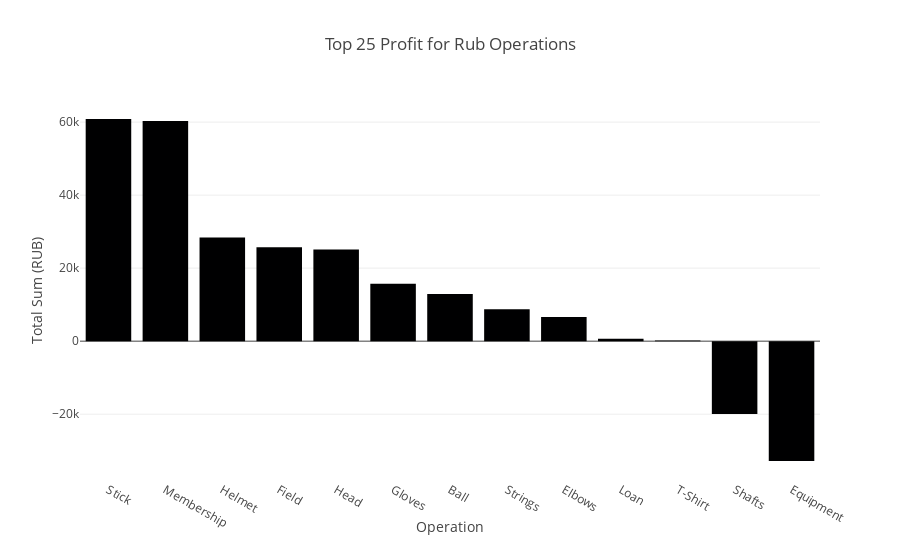

Here is the notebook cell this chart was saved with:
### Markdown cell above
####Top 25 Profit Operations RUB

### Code cell
# Calculate the total sums for each operation
total_sums = [
    ("Ball", ball_total_rub),
    ("Elbows", elbows_total_rub),
    ("Equipment", equipment_total_rub),
    ("Field", field_total_rub),
    ("Gloves", gloves_total_rub),
    ("Head", head_total_rub),
    ("Helmet", helmet_total_rub),
    ("Loan", loan_total_rub),
    ("Membership", membership_total_rub),
    ("Shafts", shafts_total_rub),
    ("Stick", stick_total_rub),
    ("Strings", strings_total_rub),
    ("T-Shirt", t_shirt_total_rub),
]

# Create a DataFrame
df_total_sums_rub = pd.DataFrame(total_sums, columns=["Operation", "Total Sum"])

# Sort the DataFrame by Total Sum in descending order
df_total_sums_rub  = df_total_sums_rub .sort_values(by="Total Sum", ascending=False)

# Select the top 25 rows
top_25_total_sums = df_total_sums_rub .head(25)

# Create a bar graph
fig = px.bar(
    top_25_total_sums,
    x="Operation",
    y="Total Sum",
    labels={"Total Sum": "Total Sum (RUB)"},
    title="Top 25 Profit for Rub Operations",
)

# Show the graph
fig.show()

### Figure 1 — Plotly figure (JSON) as saved in the notebook; plotly's stock layout.template omitted (floating-point values rounded to 4 significant figures)
{"data": [{"alignmentgroup": "True", "hovertemplate": "Operation=%{x}<br>Total Sum (RUB)=%{y}<extra></extra>", "legendgroup": "", "marker": {"color": "#000001", "pattern": {"shape": ""}}, "name": "", "offsetgroup": "", "orientation": "v", "showlegend": false, "textposition": "auto", "type": "bar", "x": ["Stick", "Membership", "Helmet", "Field", "Head", "Gloves", "Ball", "Strings", "Elbows", "Loan", "T-Shirt", "Shafts", "Equipment"], "xaxis": "x", "y": [60854, 60285, 28404, 25745, 25112, 15750, 12950, 8761, 6642, 650, 171, -19960, -32822], "yaxis": "y"}], "layout": {"barmode": "relative", "legend": {"tracegroupgap": 0}, "title": {"text": "Top 25 Profit for Rub Operations"}, "xaxis": {"anchor": "y", "domain": [0, 1], "title": {"text": "Operation"}}, "yaxis": {"anchor": "x", "domain": [0, 1], "title": {"text": "Total Sum (RUB)"}}}}
